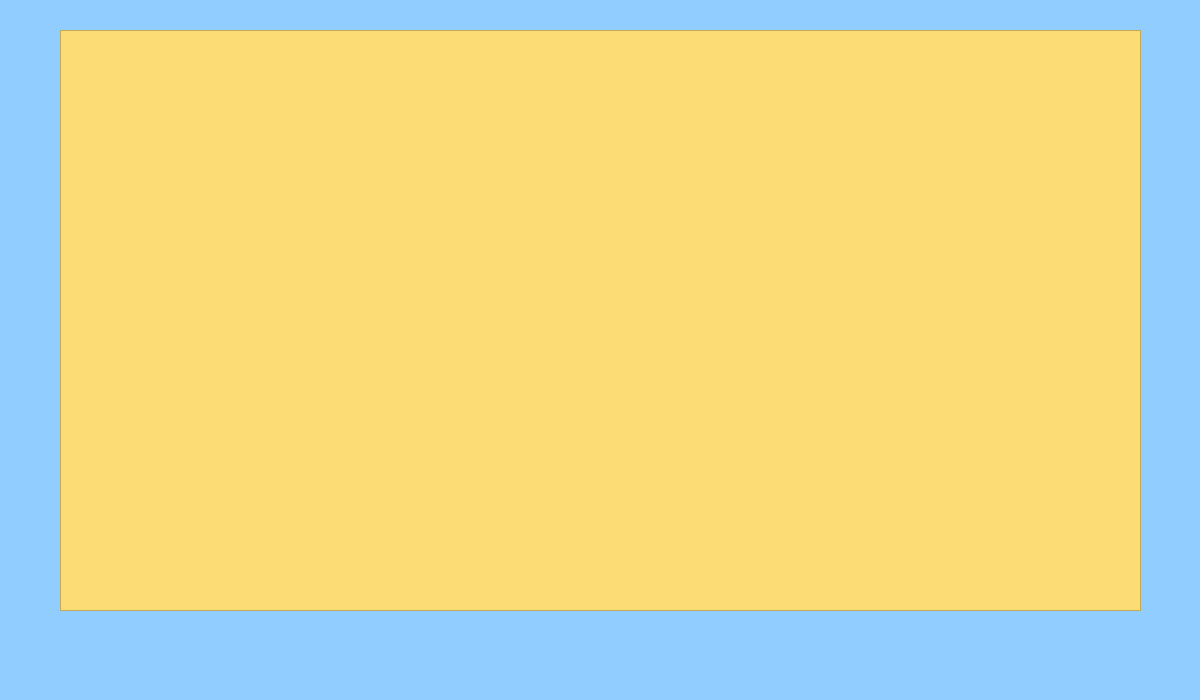
<?xml version="1.0" encoding="UTF-8"?>
<ui version="4.0">
 <class>information</class>
 <widget class="QMainWindow" name="information">
  <property name="geometry">
   <rect>
    <x>0</x>
    <y>0</y>
    <width>1200</width>
    <height>700</height>
   </rect>
  </property>
  <property name="windowTitle">
   <string>MainWindow</string>
  </property>
  <property name="styleSheet">
   <string notr="true">background-color: rgb(145, 206, 255);</string>
  </property>
  <widget class="QWidget" name="centralwidget">
   <widget class="QFrame" name="frame_1">
    <property name="geometry">
     <rect>
      <x>60</x>
      <y>30</y>
      <width>1081</width>
      <height>581</height>
     </rect>
    </property>
    <property name="styleSheet">
     <string notr="true">background-color: rgb(252, 220, 116);</string>
    </property>
    <property name="frameShape">
     <enum>QFrame::StyledPanel</enum>
    </property>
    <property name="frameShadow">
     <enum>QFrame::Raised</enum>
    </property>
   </widget>
  </widget>
  <widget class="QMenuBar" name="menubar">
   <property name="geometry">
    <rect>
     <x>0</x>
     <y>0</y>
     <width>1200</width>
     <height>25</height>
    </rect>
   </property>
  </widget>
  <widget class="QStatusBar" name="statusbar"/>
 </widget>
 <resources/>
 <connections/>
</ui>
